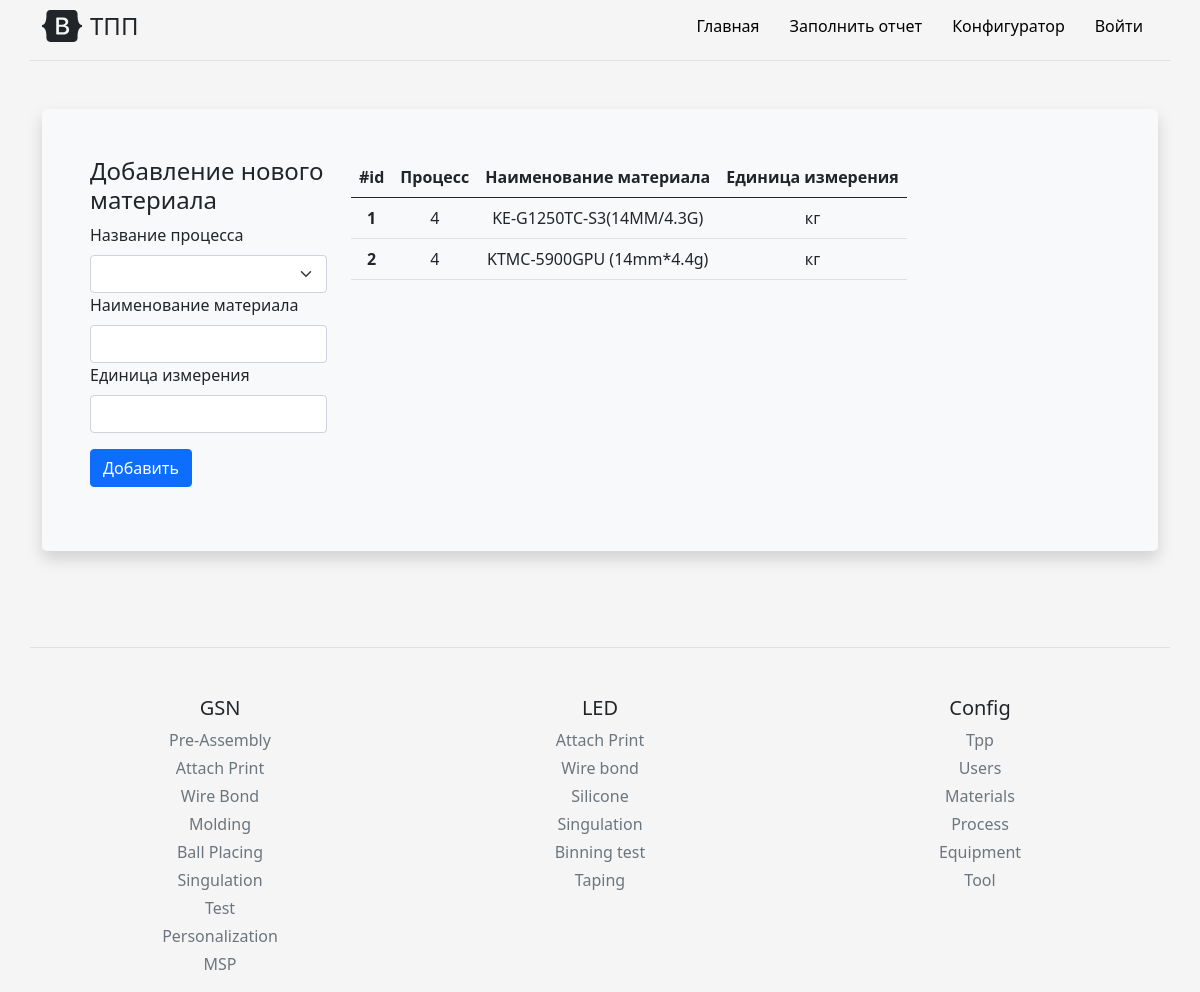
Before: /add_materials with the older database file.
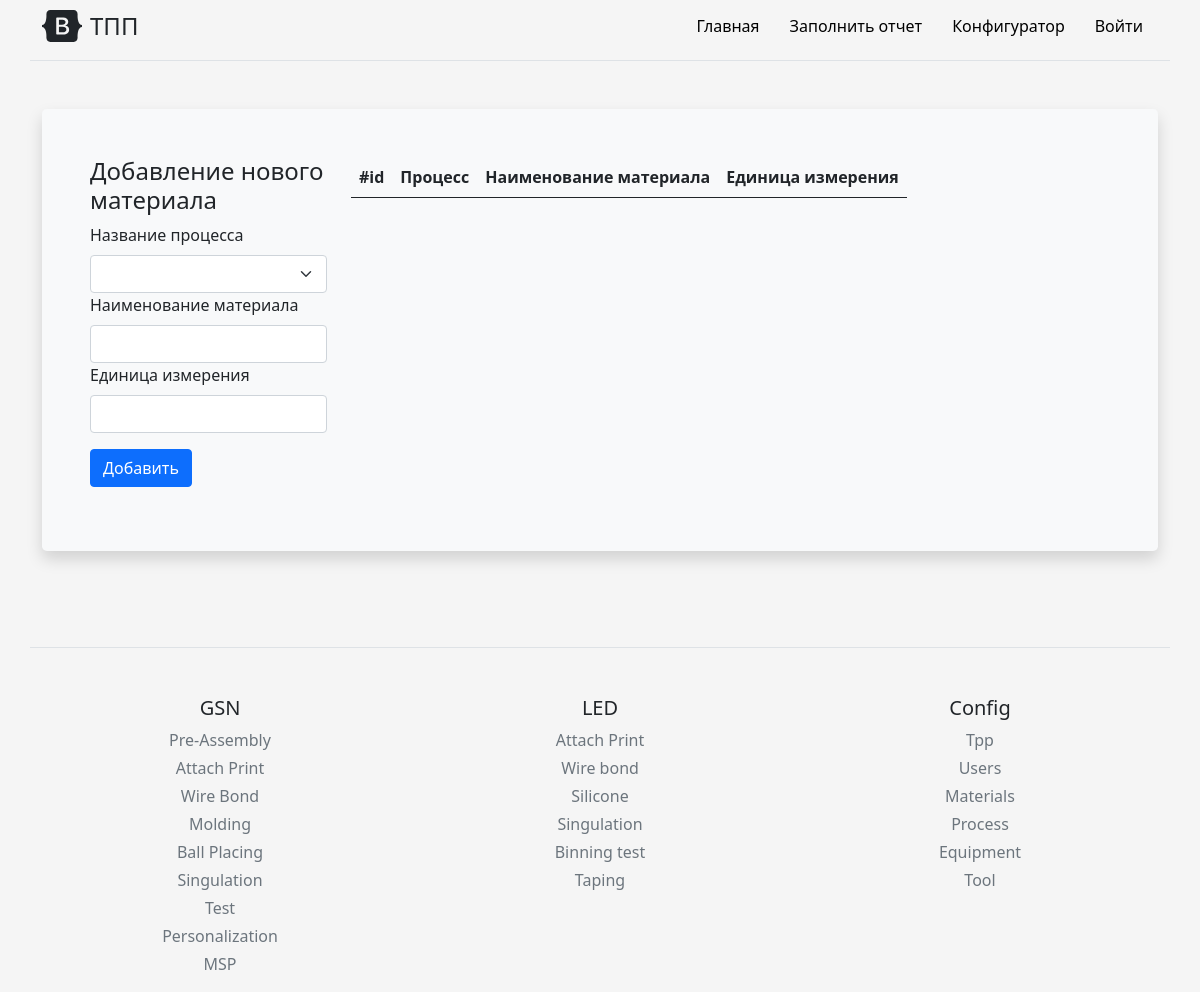
After: the same page with the newer database file.
### models.py (models this page shows, shortened)
class Materials(db.Model):
    id = db.Column(db.Integer, primary_key=True)
    process_id = db.Column(db.Integer, db.ForeignKey('process.id'))
    material = db.Column(db.Text, nullable=False)
    unit = db.Column(db.Text, nullable=False)

### routes.py (the view, shortened to what this page needs)
@app_routes.route('/add_materials', methods=["POST", "GET"])
def add_materials():
    from main import db
    from models import Materials, Process
    materials = db.session.query(Materials).all()
    process = db.session.query(Process).all()
    return render_template('config_folder/add_materials.html', materials=materials, process=process)

### templates/config_folder/add_materials.html (shortened to what this page needs)
{% extends 'base.html' %}
{% block body %}
<div class="container py-4">
    <div class="p-5 mb-4 bg-light rounded-3 shadow">
        <div class="row align-items-md-stretch">
            <form class="col-md-3" method="post">
                <h4>Добавление нового материала</h4>
                <div class="col-sm-12">
                    <label for="process" class="form-label">Название процесса</label>
                    <select class="form-select" name="process" id="process" required>
                        <option></option>
                        {% for i in process %}
                        <option>{{i.process}}</option>
                        {% endfor %}
                    </select>
                </div>
                <div class="col-sm-12">
                    <label for="material" class="form-label">Наименование материала</label>
                    <input type="text" class="form-control" name="material" id="material" required>
                </div>
                <div class="col-sm-12">
                    <label for="unit" class="form-label">Единица измерения</label>
                    <input type="text" class="form-control" name="unit" id="unit" required>
                </div>
                <div class="py-3">
                    <button class="btn btn-m btn-primary btn-block" type="submit" name="btn" value="add"> Добавить </button>
                </div>
            </form>
            <div class="col-md-9">
                <table class="table table-hover">
                    <thead>
                        <tr>
                        <th scope="col">#id</th>
                        <th scope="col">Процесс</th>
                        <th scope="col">Наименование материала</th>
                        <th scope="col">Единица измерения</th>
                        </tr>
                    </thead>
                    <tbody>
                        {% for item in materials %}
                        <tr>
                        <th scope="row" name="up_table_id">{{item.id}}</th>
                        <td name="up_table_prod_name">{{item.process_id}}</td>
                        <td name="up_table_prod_name">{{item.material}}</td>
                        <td name="up_table_number">{{item.unit}}</td>
                        </tr>
                        {% endfor %}
                    </tbody>
                </table>
            </div>
         </div>
    </div>
</div>
{% endblock %}

Changed rows visible on the page:
removed Materials: id "1", process_id "4", material "KE-G1250TC-S3(14MM/4.3G)", unit "кг"
removed Materials: id "2", process_id "4", material "KTMC-5900GPU (14mm*4.4g)", unit "кг"
